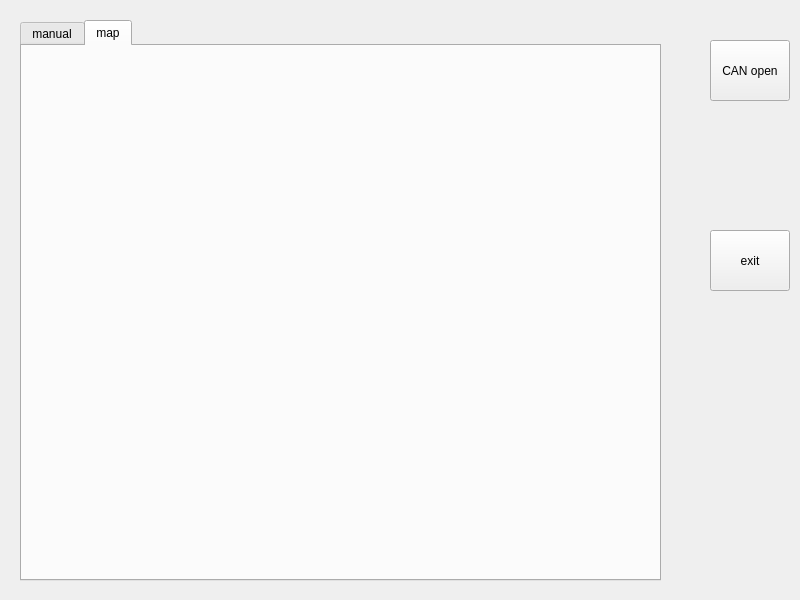
<?xml version="1.0" encoding="UTF-8"?>
<ui version="4.0">
 <class>MainWindowDesign</class>
 <widget class="QMainWindow" name="MainWindowDesign">
  <property name="geometry">
   <rect>
    <x>0</x>
    <y>0</y>
    <width>800</width>
    <height>600</height>
   </rect>
  </property>
  <property name="sizePolicy">
   <sizepolicy hsizetype="Fixed" vsizetype="Fixed">
    <horstretch>0</horstretch>
    <verstretch>0</verstretch>
   </sizepolicy>
  </property>
  <property name="windowTitle">
   <string>QRosApp</string>
  </property>
  <property name="windowIcon">
   <iconset resource="../resources/images.qrc">
    <normaloff>:/images/icon.png</normaloff>:/images/icon.png</iconset>
  </property>
  <property name="autoFillBackground">
   <bool>false</bool>
  </property>
  <property name="locale">
   <locale language="English" country="Australia"/>
  </property>
  <widget class="QWidget" name="centralwidget">
   <property name="layoutDirection">
    <enum>Qt::LeftToRight</enum>
   </property>
   <widget class="QPushButton" name="pushButton">
    <property name="geometry">
     <rect>
      <x>710</x>
      <y>40</y>
      <width>80</width>
      <height>61</height>
     </rect>
    </property>
    <property name="text">
     <string>CAN open</string>
    </property>
   </widget>
   <widget class="QPushButton" name="pushButton_can_2">
    <property name="geometry">
     <rect>
      <x>710</x>
      <y>230</y>
      <width>80</width>
      <height>61</height>
     </rect>
    </property>
    <property name="text">
     <string>exit</string>
    </property>
   </widget>
   <widget class="QTabWidget" name="tabWidget">
    <property name="geometry">
     <rect>
      <x>20</x>
      <y>20</y>
      <width>641</width>
      <height>561</height>
     </rect>
    </property>
    <property name="currentIndex">
     <number>1</number>
    </property>
    <widget class="QWidget" name="tab">
     <attribute name="title">
      <string>manual</string>
     </attribute>
     <widget class="QWidget" name="widget" native="true">
      <property name="geometry">
       <rect>
        <x>30</x>
        <y>30</y>
        <width>241</width>
        <height>141</height>
       </rect>
      </property>
      <property name="autoFillBackground">
       <bool>true</bool>
      </property>
      <widget class="QLabel" name="label_right">
       <property name="geometry">
        <rect>
         <x>200</x>
         <y>70</y>
         <width>41</width>
         <height>41</height>
        </rect>
       </property>
       <property name="text">
        <string>RIGHT</string>
       </property>
      </widget>
      <widget class="QProgressBar" name="progressBar_angle">
       <property name="geometry">
        <rect>
         <x>40</x>
         <y>70</y>
         <width>161</width>
         <height>41</height>
        </rect>
       </property>
       <property name="minimum">
        <number>-500</number>
       </property>
       <property name="maximum">
        <number>500</number>
       </property>
       <property name="value">
        <number>100</number>
       </property>
       <property name="orientation">
        <enum>Qt::Horizontal</enum>
       </property>
       <property name="format">
        <string>%v</string>
       </property>
      </widget>
      <widget class="QLabel" name="label_left">
       <property name="geometry">
        <rect>
         <x>10</x>
         <y>70</y>
         <width>31</width>
         <height>41</height>
        </rect>
       </property>
       <property name="text">
        <string>LEFT</string>
       </property>
      </widget>
      <widget class="QLabel" name="label_right_2">
       <property name="geometry">
        <rect>
         <x>90</x>
         <y>20</y>
         <width>61</width>
         <height>41</height>
        </rect>
       </property>
       <property name="text">
        <string>Angle:</string>
       </property>
      </widget>
     </widget>
     <widget class="QWidget" name="widget_2" native="true">
      <property name="geometry">
       <rect>
        <x>330</x>
        <y>30</y>
        <width>121</width>
        <height>141</height>
       </rect>
      </property>
      <property name="autoFillBackground">
       <bool>true</bool>
      </property>
      <widget class="QLabel" name="label_right_3">
       <property name="geometry">
        <rect>
         <x>10</x>
         <y>0</y>
         <width>61</width>
         <height>41</height>
        </rect>
       </property>
       <property name="text">
        <string>Speed:</string>
       </property>
      </widget>
      <widget class="QProgressBar" name="progressBar_spd">
       <property name="geometry">
        <rect>
         <x>10</x>
         <y>40</y>
         <width>101</width>
         <height>91</height>
        </rect>
       </property>
       <property name="value">
        <number>24</number>
       </property>
       <property name="textVisible">
        <bool>true</bool>
       </property>
       <property name="orientation">
        <enum>Qt::Vertical</enum>
       </property>
       <property name="textDirection">
        <enum>QProgressBar::BottomToTop</enum>
       </property>
       <property name="format">
        <string>%v</string>
       </property>
      </widget>
     </widget>
     <widget class="QWidget" name="widget_3" native="true">
      <property name="geometry">
       <rect>
        <x>30</x>
        <y>210</y>
        <width>131</width>
        <height>281</height>
       </rect>
      </property>
      <property name="autoFillBackground">
       <bool>true</bool>
      </property>
      <widget class="QLabel" name="label">
       <property name="geometry">
        <rect>
         <x>10</x>
         <y>20</y>
         <width>59</width>
         <height>21</height>
        </rect>
       </property>
       <property name="text">
        <string>Battery:</string>
       </property>
       <property name="textFormat">
        <enum>Qt::AutoText</enum>
       </property>
       <property name="scaledContents">
        <bool>false</bool>
       </property>
      </widget>
      <widget class="QLCDNumber" name="lcdNumber_bat">
       <property name="geometry">
        <rect>
         <x>20</x>
         <y>60</y>
         <width>91</width>
         <height>51</height>
        </rect>
       </property>
       <property name="frameShape">
        <enum>QFrame::Panel</enum>
       </property>
       <property name="lineWidth">
        <number>2</number>
       </property>
      </widget>
      <widget class="QLCDNumber" name="lcdNumber_tmp">
       <property name="geometry">
        <rect>
         <x>20</x>
         <y>210</y>
         <width>91</width>
         <height>51</height>
        </rect>
       </property>
       <property name="frameShape">
        <enum>QFrame::Panel</enum>
       </property>
       <property name="lineWidth">
        <number>2</number>
       </property>
      </widget>
      <widget class="QLabel" name="label_2">
       <property name="geometry">
        <rect>
         <x>10</x>
         <y>153</y>
         <width>59</width>
         <height>31</height>
        </rect>
       </property>
       <property name="text">
        <string>Temp:</string>
       </property>
       <property name="textFormat">
        <enum>Qt::AutoText</enum>
       </property>
       <property name="scaledContents">
        <bool>false</bool>
       </property>
      </widget>
     </widget>
     <widget class="QWidget" name="widget_4" native="true">
      <property name="geometry">
       <rect>
        <x>290</x>
        <y>260</y>
        <width>301</width>
        <height>231</height>
       </rect>
      </property>
      <property name="autoFillBackground">
       <bool>true</bool>
      </property>
      <widget class="QPushButton" name="pushButton_front">
       <property name="geometry">
        <rect>
         <x>110</x>
         <y>10</y>
         <width>80</width>
         <height>71</height>
        </rect>
       </property>
       <property name="text">
        <string>Front</string>
       </property>
      </widget>
      <widget class="QPushButton" name="pushButton_stop">
       <property name="geometry">
        <rect>
         <x>110</x>
         <y>120</y>
         <width>80</width>
         <height>71</height>
        </rect>
       </property>
       <property name="text">
        <string>Stop</string>
       </property>
      </widget>
      <widget class="QPushButton" name="pushButton_right">
       <property name="geometry">
        <rect>
         <x>220</x>
         <y>120</y>
         <width>80</width>
         <height>71</height>
        </rect>
       </property>
       <property name="text">
        <string>Turn Right</string>
       </property>
      </widget>
      <widget class="QPushButton" name="pushButton_left">
       <property name="geometry">
        <rect>
         <x>10</x>
         <y>120</y>
         <width>80</width>
         <height>71</height>
        </rect>
       </property>
       <property name="text">
        <string>Turn Left</string>
       </property>
      </widget>
      <widget class="QLabel" name="label_right_4">
       <property name="geometry">
        <rect>
         <x>0</x>
         <y>0</y>
         <width>61</width>
         <height>41</height>
        </rect>
       </property>
       <property name="text">
        <string>Control:</string>
       </property>
      </widget>
      <widget class="QLabel" name="label_controlcmd">
       <property name="geometry">
        <rect>
         <x>10</x>
         <y>40</y>
         <width>61</width>
         <height>31</height>
        </rect>
       </property>
       <property name="text">
        <string>TextLabel</string>
       </property>
       <property name="textFormat">
        <enum>Qt::RichText</enum>
       </property>
      </widget>
      <widget class="QPushButton" name="pushButton_Reset">
       <property name="geometry">
        <rect>
         <x>210</x>
         <y>10</y>
         <width>80</width>
         <height>71</height>
        </rect>
       </property>
       <property name="text">
        <string>Reset</string>
       </property>
      </widget>
     </widget>
    </widget>
    <widget class="QWidget" name="tab_2">
     <attribute name="title">
      <string>map</string>
     </attribute>
     <widget class="QWidget" name="verticalLayoutWidget">
      <property name="geometry">
       <rect>
        <x>10</x>
        <y>10</y>
        <width>581</width>
        <height>481</height>
       </rect>
      </property>
      <layout class="QVBoxLayout" name="verticalLayout"/>
     </widget>
    </widget>
   </widget>
   <zorder>tabWidget</zorder>
   <zorder>pushButton</zorder>
   <zorder>pushButton_can_2</zorder>
  </widget>
  <action name="action_Quit">
   <property name="text">
    <string>&amp;Quit</string>
   </property>
   <property name="shortcut">
    <string>Ctrl+Q</string>
   </property>
   <property name="shortcutContext">
    <enum>Qt::ApplicationShortcut</enum>
   </property>
  </action>
  <action name="action_Preferences">
   <property name="text">
    <string>&amp;Preferences</string>
   </property>
  </action>
  <action name="actionAbout">
   <property name="text">
    <string>&amp;About</string>
   </property>
  </action>
  <action name="actionAbout_Qt">
   <property name="text">
    <string>About &amp;Qt</string>
   </property>
  </action>
 </widget>
 <resources>
  <include location="../resources/images.qrc"/>
 </resources>
 <connections>
  <connection>
   <sender>action_Quit</sender>
   <signal>triggered()</signal>
   <receiver>MainWindowDesign</receiver>
   <slot>close()</slot>
   <hints>
    <hint type="sourcelabel">
     <x>-1</x>
     <y>-1</y>
    </hint>
    <hint type="destinationlabel">
     <x>399</x>
     <y>299</y>
    </hint>
   </hints>
  </connection>
 </connections>
</ui>
